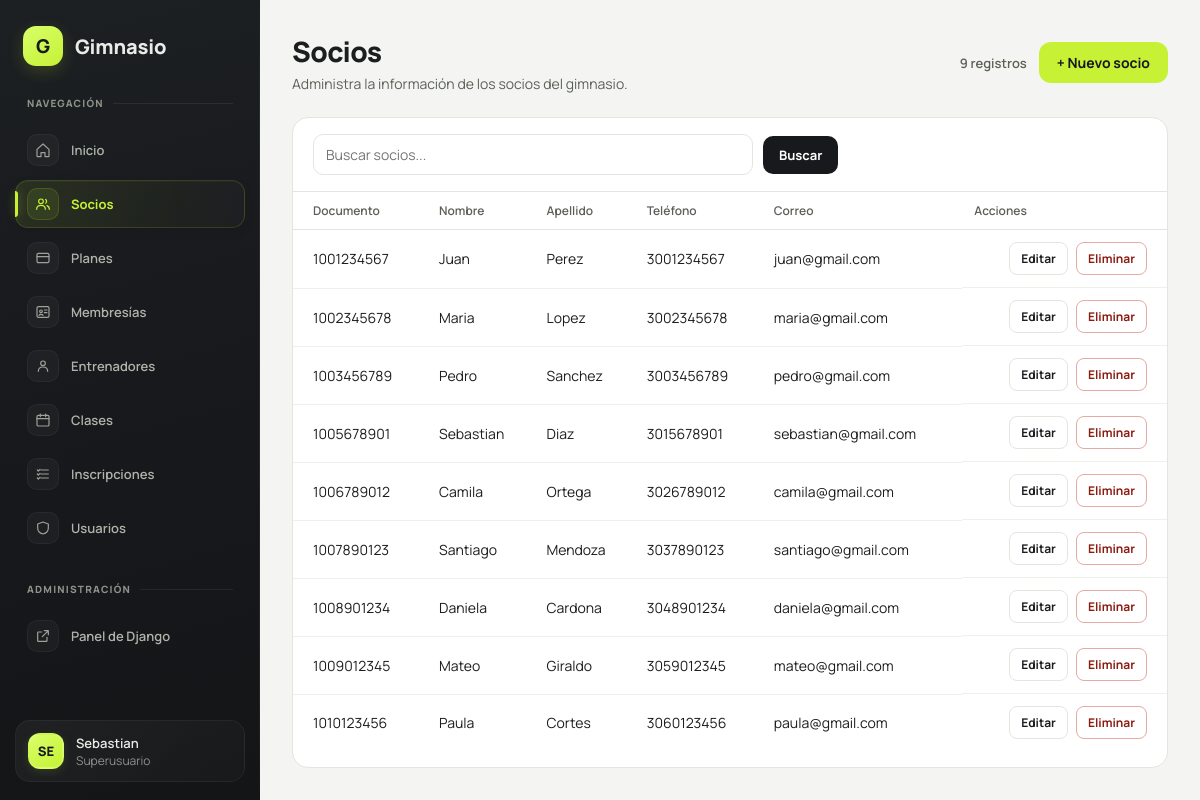
The app's page /catalogo/socios/ (signed in), older data.
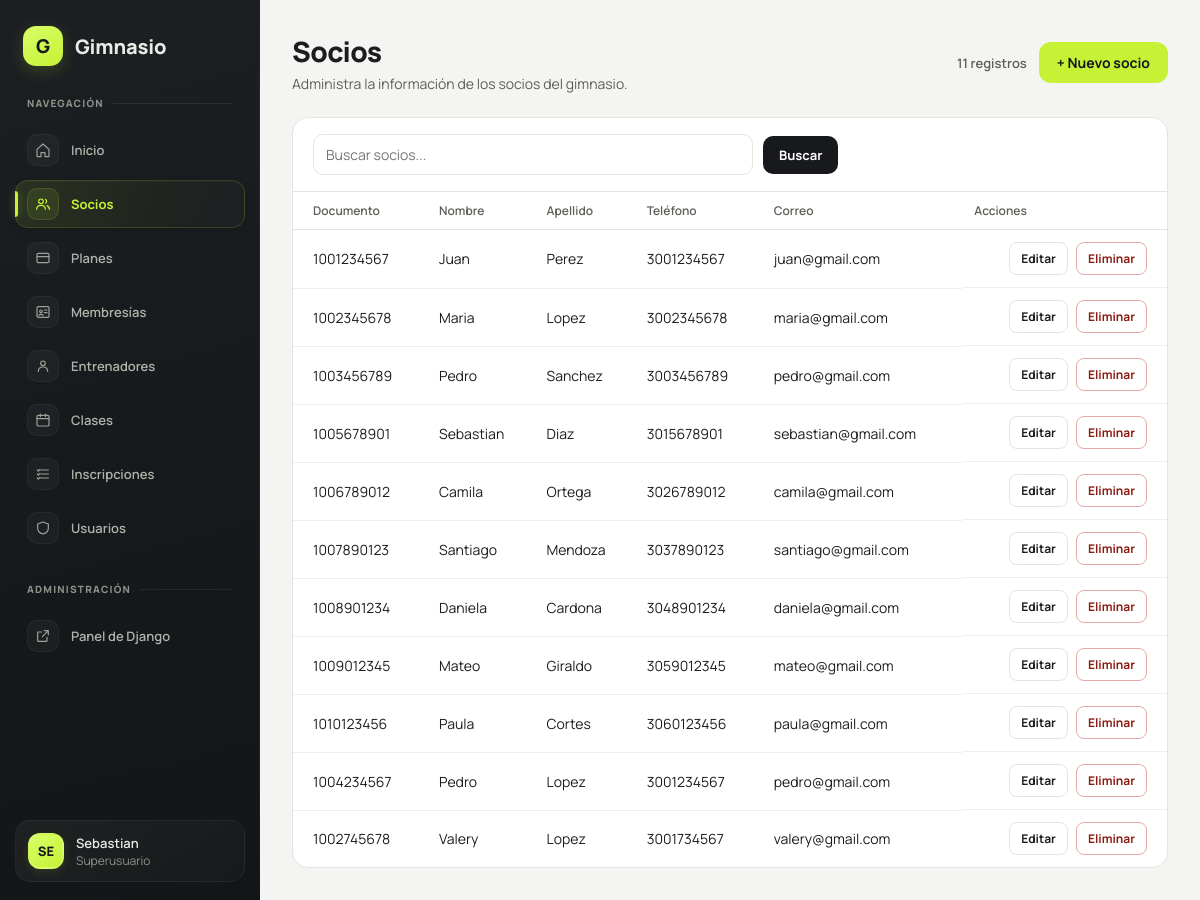
The same page, newer data.
### socios/models.py (models this page shows)
class Socio(models.Model):
    pk_soc_id = models.AutoField(primary_key=True)
    soc_documento = models.CharField(max_length=20, unique=True)
    soc_nombre = models.CharField(max_length=80)
    soc_apellido = models.CharField(max_length=80)
    soc_telefono = models.CharField(max_length=20)
    soc_correo = models.EmailField(max_length=100)
    class Meta:
        db_table = 'tbl_socio'
    def __str__(self):
        return f'{self.soc_nombre} {self.soc_apellido} - {self.soc_documento}'

### config/views.py (the view)
# urls.py: path('catalogo/<slug:modulo>/', catalogo, name='catalogo'),
@staff_member_required
def catalogo(
    request,
    modulo,
    formulario=None,
    modal_abierto=None,
    formulario_edicion=None,
    registro_edicion=None,
    parametros_catalogo=None,
):
    configuracion = CATALOGOS.get(modulo)
    if configuracion is None:
        raise Http404('No existe esta sección.')
    if registro_edicion is None and request.GET.get('editar'):
        registro_edicion = get_object_or_404(
            configuracion['modelo'],
            pk=request.GET['editar'],
        )
    if registro_edicion is not None and formulario_edicion is None:
        formulario_edicion = FORMULARIOS[modulo](instance=registro_edicion)
        modal_abierto = 'modal-editar'
    consulta = configuracion['modelo'].objects.order_by('pk')
    relaciones = configuracion.get('relaciones', ())
    if relaciones:
        consulta = consulta.select_related(*relaciones)
    termino = (
        parametros_catalogo.get('q', request.GET.get('q', ''))
        if parametros_catalogo is not None
        else request.GET.get('q', '')
    ).strip()
    if termino:
        filtros = Q()
        for campo in configuracion['busqueda']:
            filtros |= Q(**{f'{campo}__icontains': termino})
        consulta = consulta.filter(filtros)
    paginador = Paginator(consulta, 15)
    numero_pagina = (
        parametros_catalogo.get('page')
        if parametros_catalogo is not None
        else request.GET.get('page')
    )
    pagina = paginador.get_page(numero_pagina)
    filas = []
    for registro in pagina:
        valores = []
        for _, atributo in configuracion['columnas']:
            valor = registro
            for parte in atributo.split('__'):
                valor = getattr(valor, parte)
                if callable(valor):
                    valor = valor()
            valores.append(str(valor) if valor is not None else '—')
        impacto = {
            'socios': ' También se eliminarán sus membresías e inscripciones.',
            'clases': ' También se eliminarán las inscripciones asociadas.',
        }.get(modulo, '')
        filas.append({
            'id': registro.pk,
            'valores': valores,
            'confirmacion': f'¿Eliminar «{registro}»? Esta acción no se puede deshacer.{impacto}',
        })
    contexto = {
        'titulo': configuracion['titulo'],
        'descripcion': configuracion['descripcion'],
        'columnas': [titulo for titulo, _ in configuracion['columnas']],
        'filas': filas,
        'pagina': pagina,
        'total': paginador.count,
        'termino': termino,
        'crear_texto': configuracion['crear_texto'],
        'formulario': formulario if formulario is not None else FORMULARIOS[modulo](),
        'formulario_url': reverse('crear_registro', args=[modulo]),
        'modal_id': f'modal-{modulo}',
        'modal_abierto': modal_abierto,
        'modulo': modulo,
        'formulario_edicion': formulario_edicion,
        'registro_edicion': registro_edicion,
        'url_edicion': (
            reverse('editar_registro', args=[modulo, registro_edicion.pk])
            if registro_edicion is not None else ''
        ),
    }
    return render(request, 'catalogo.html', contexto)

### config/forms.py
class SocioForm(FormularioModelo):
    class Meta:
        model = Socio
        fields = ('soc_documento', 'soc_nombre', 'soc_apellido', 'soc_telefono', 'soc_correo')
        labels = {
            'soc_documento': 'Documento',
            'soc_nombre': 'Nombre',
            'soc_apellido': 'Apellido',
            'soc_telefono': 'Teléfono',
            'soc_correo': 'Correo electrónico',
        }

### templates/catalogo.html (shortened to what this page needs)
{% extends 'base.html' %}
{% block contenido %}
<header class="encabezado">
  <div>
    <h1>{{ titulo }}</h1>
    <p>{{ descripcion }}</p>
  </div>
  <div class="acciones">
    <span class="catalogo-total">{{ total }} registro{{ total|pluralize:"s" }}</span>
    <button class="btn-lima" type="button" data-modal-open="{{ modal_id }}">+ {{ crear_texto }}</button>
  </div>
</header>
<section class="tarjeta catalogo">
  <form class="busqueda" method="get" role="search">
    <input
      id="buscar-registros"
      type="search"
      name="q"
      value="{{ termino }}"
      placeholder="Buscar {{ titulo|lower }}..."
    >
    <button class="btn-buscar" type="submit">Buscar</button>
  </form>
  <div class="tabla-wrap">
    <table class="t">
      <thead>
        <tr>
          {% for columna in columnas %}<th scope="col">{{ columna }}</th>{% endfor %}
          <th scope="col">Acciones</th>
        </tr>
      </thead>
      <tbody>
        {% for fila in filas %}
        <tr>
          {% for valor in fila.valores %}<td>{{ valor }}</td>{% endfor %}
          <td class="acciones-registro">
            <a
              class="btn-editar"
              href="?editar={{ fila.id }}&amp;q={{ termino|urlencode }}&amp;page={{ pagina.number }}"
            >Editar</a>
            <form method="post" action="{% url 'eliminar_registro' modulo fila.id %}" data-confirm="{{ fila.confirmacion }}">
              <button class="btn-eliminar" type="submit">Eliminar</button>
            </form>
          </td>
        </tr>
        {% empty %}
        <tr>
          <td class="vacio" colspan="{{ columnas|length|add:1 }}">
            {% if termino %}No se encontraron resultados para "{{ termino }}".{% else %}Aún no hay registros en esta sección.{% endif %}
          </td>
        </tr>
        {% endfor %}
      </tbody>
    </table>
  </div>
</section>
{% endblock %}

### templates/base.html (shortened to what this page needs)
{% load static %}
<!DOCTYPE html>
<html lang="es">
<head>
  <link rel="stylesheet" href="{% static 'css/estilos.css' %}">
</head>
<body>
<div class="layout">
  <aside class="sidebar">
    <div class="marca">
      <div class="marca-logo">G</div>
      <div class="marca-nombre">Gimnasio</div>
    </div>
    <nav class="nav" aria-label="Módulos">
      <div class="nav-titulo">NAVEGACIÓN</div>
      <a class="nav-item {% if request.path == '/' %}activo{% endif %}" href="{% url 'inicio' %}">
        <svg width="18" height="18" viewBox="0 0 24 24" fill="none" stroke="currentColor" stroke-width="1.8" stroke-linecap="round" stroke-linejoin="round" aria-hidden="true"><path d="M3 11l9-8 9 8v10a1 1 0 0 1-1 1h-5v-6H9v6H4a1 1 0 0 1-1-1z"/></svg>
        Inicio
      </a>
      <a class="nav-item {% if request.path == '/catalogo/socios/' %}activo{% endif %}" href="{% url 'catalogo' 'socios' %}">
        Socios
      </a>
      <a class="nav-item {% if request.path == '/catalogo/planes/' %}activo{% endif %}" href="{% url 'catalogo' 'planes' %}">
        <svg width="18" height="18" viewBox="0 0 24 24" fill="none" stroke="currentColor" stroke-width="1.8" stroke-linecap="round" stroke-linejoin="round" aria-hidden="true"><rect x="3" y="5" width="18" height="14" rx="2"/><path d="M3 10h18"/></svg>
        Planes
      </a>
      <a class="nav-item {% if request.path == '/catalogo/membresias/' %}activo{% endif %}" href="{% url 'catalogo' 'membresias' %}">
        <svg width="18" height="18" viewBox="0 0 24 24" fill="none" stroke="currentColor" stroke-width="1.8" stroke-linecap="round" stroke-linejoin="round" aria-hidden="true"><rect x="3" y="4" width="18" height="16" rx="2"/><circle cx="9" cy="11" r="2"/><path d="M6 17c.5-2 5.5-2 6 0M14 9h4M14 13h4"/></svg>
        Membresías
      </a>
      <a class="nav-item {% if request.path == '/catalogo/entrenadores/' %}activo{% endif %}" href="{% url 'catalogo' 'entrenadores' %}">
        <svg width="18" height="18" viewBox="0 0 24 24" fill="none" stroke="currentColor" stroke-width="1.8" stroke-linecap="round" stroke-linejoin="round" aria-hidden="true"><circle cx="12" cy="8" r="3.5"/><path d="M5 20c0-4 3.1-6.5 7-6.5s7 2.5 7 6.5"/></svg>
        Entrenadores
      </a>
      <a class="nav-item {% if request.path == '/catalogo/clases/' %}activo{% endif %}" href="{% url 'catalogo' 'clases' %}">
        <svg width="18" height="18" viewBox="0 0 24 24" fill="none" stroke="currentColor" stroke-width="1.8" stroke-linecap="round" stroke-linejoin="round" aria-hidden="true"><rect x="3" y="5" width="18" height="16" rx="2"/><path d="M3 10h18M8 3v4M16 3v4"/></svg>
        Clases
      </a>
      <a class="nav-item {% if request.path == '/catalogo/inscripciones/' %}activo{% endif %}" href="{% url 'catalogo' 'inscripciones' %}">
        <svg width="18" height="18" viewBox="0 0 24 24" fill="none" stroke="currentColor" stroke-width="1.8" stroke-linecap="round" stroke-linejoin="round" aria-hidden="true"><path d="M9 6h11M9 12h11M9 18h11M3.5 6l1.5 1.5L7.5 5M3.5 12l1.5 1.5L7.5 11M3.5 18l1.5 1.5L7.5 17"/></svg>
        Inscripciones
      </a>
      <a class="nav-item {% if request.path == '/catalogo/usuarios/' %}activo{% endif %}" href="{% url 'catalogo' 'usuarios' %}">
        <svg width="18" height="18" viewBox="0 0 24 24" fill="none" stroke="currentColor" stroke-width="1.8" stroke-linecap="round" stroke-linejoin="round" aria-hidden="true"><path d="M12 3l8 3v6c0 4.5-3.2 7.8-8 9-4.8-1.2-8-4.5-8-9V6z"/></svg>
        Usuarios
      </a>
    </nav>
    <nav class="nav" aria-label="Administración">
      <div class="nav-titulo">ADMINISTRACIÓN</div>
      <a class="nav-item" href="{% url 'admin:index' %}">
        <svg width="18" height="18" viewBox="0 0 24 24" fill="none" stroke="currentColor" stroke-width="1.8" stroke-linecap="round" stroke-linejoin="round" aria-hidden="true"><path d="M14 4h6v6M20 4l-9 9M18 14v5a1 1 0 0 1-1 1H5a1 1 0 0 1-1-1V7a1 1 0 0 1 1-1h5"/></svg>
        Panel de Django
      </a>
    </nav>
    <div class="usuario">
      <div class="usuario-avatar">{{ request.user.username|slice:":2"|upper }}</div>
      <div>
        <span class="usuario-nombre">{{ request.user.username }}</span>
        <span class="usuario-rol">{% if request.user.is_superuser %}Superusuario{% else %}Personal{% endif %}</span>
      </div>
    </div>
  </aside>
  <main class="contenido">
    {% block contenido %}{% endblock %}
  </main>
</div>
</body>
</html>

Row changes from the older to the newer data that the page shows:
added Socio: valores "1004234567" "Pedro" "Lopez" "3001234567" "pedro@gmail.com"
added Socio: valores "1002745678" "Valery" "Lopez" "3001734567" "valery@gmail.com"
Text that changed along with them:
{{ total }}: "9" → "11"
new list line: "Editar Eliminar"
